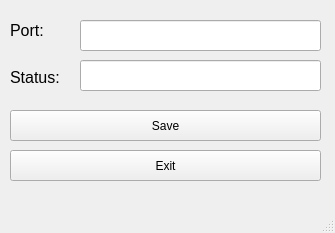
<?xml version="1.0" encoding="UTF-8"?>
<ui version="4.0">
 <class>MainWindow</class>
 <widget class="QMainWindow" name="MainWindow">
  <property name="geometry">
   <rect>
    <x>0</x>
    <y>0</y>
    <width>335</width>
    <height>233</height>
   </rect>
  </property>
  <property name="windowTitle">
   <string>MainWindow</string>
  </property>
  <widget class="QWidget" name="centralwidget">
   <widget class="QLabel" name="label">
    <property name="geometry">
     <rect>
      <x>10</x>
      <y>20</y>
      <width>41</width>
      <height>21</height>
     </rect>
    </property>
    <property name="font">
     <font>
      <pointsize>12</pointsize>
     </font>
    </property>
    <property name="text">
     <string>Port:</string>
    </property>
   </widget>
   <widget class="QPushButton" name="pushButton">
    <property name="geometry">
     <rect>
      <x>10</x>
      <y>110</y>
      <width>311</width>
      <height>31</height>
     </rect>
    </property>
    <property name="text">
     <string>Save</string>
    </property>
   </widget>
   <widget class="QLabel" name="label_2">
    <property name="geometry">
     <rect>
      <x>10</x>
      <y>70</y>
      <width>54</width>
      <height>14</height>
     </rect>
    </property>
    <property name="font">
     <font>
      <pointsize>12</pointsize>
     </font>
    </property>
    <property name="text">
     <string>Status:</string>
    </property>
   </widget>
   <widget class="QLineEdit" name="lineEdit">
    <property name="geometry">
     <rect>
      <x>80</x>
      <y>20</y>
      <width>241</width>
      <height>31</height>
     </rect>
    </property>
   </widget>
   <widget class="QLineEdit" name="lineEdit_2">
    <property name="geometry">
     <rect>
      <x>80</x>
      <y>60</y>
      <width>241</width>
      <height>31</height>
     </rect>
    </property>
    <property name="readOnly">
     <bool>true</bool>
    </property>
   </widget>
   <widget class="QPushButton" name="pushButton_2">
    <property name="geometry">
     <rect>
      <x>10</x>
      <y>150</y>
      <width>311</width>
      <height>31</height>
     </rect>
    </property>
    <property name="text">
     <string>Exit</string>
    </property>
   </widget>
  </widget>
  <widget class="QMenuBar" name="menubar">
   <property name="geometry">
    <rect>
     <x>0</x>
     <y>0</y>
     <width>335</width>
     <height>21</height>
    </rect>
   </property>
  </widget>
  <widget class="QStatusBar" name="statusbar"/>
 </widget>
 <resources/>
 <connections/>
</ui>
